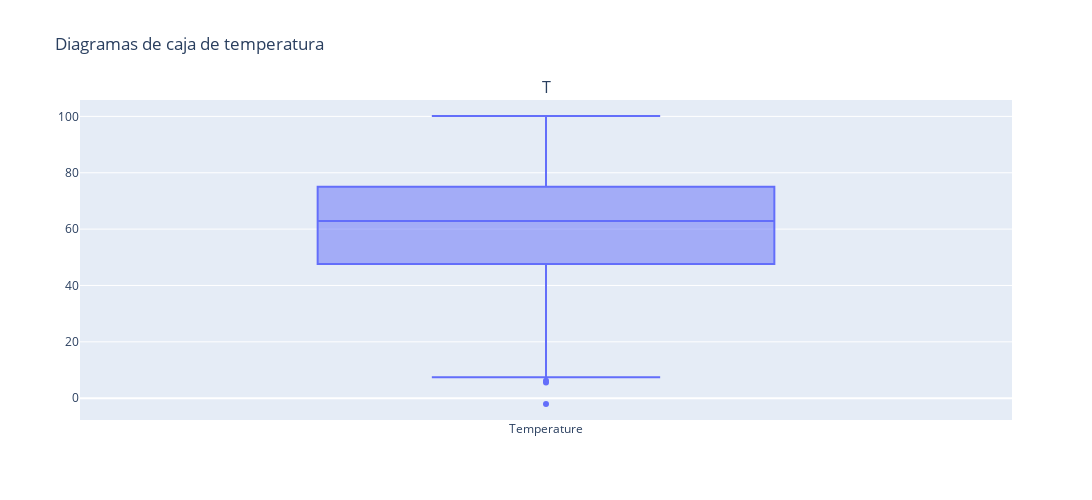

Write notebook code for a chart like this one.
### Code cell
fig = sp.make_subplots(rows=1, cols=1, subplot_titles=("Temperature"))
fig.add_trace(go.Box(y=df['Temperature'], name='Temperature'), row=1, col=1)
fig.update_layout(
    title_text="Diagramas de caja de temperatura",
    showlegend=False,
    height=500,
    width=1200
)
fig.show()

### Figure 1 — Plotly figure (JSON) as saved in the notebook; plotly's stock layout.template omitted (floating-point values rounded to 4 significant figures; data arrays with more than 128 entries replaced by an {"elided": "..."} marker saying what was removed)
{"data": [{"name": "Temperature", "type": "box", "xaxis": "x", "y": {"elided": "6401 float values"}, "yaxis": "y"}], "layout": {"annotations": [{"font": {"size": 16}, "showarrow": false, "text": "T", "x": 0.5, "xanchor": "center", "xref": "paper", "y": 1, "yanchor": "bottom", "yref": "paper"}], "height": 500, "showlegend": false, "title": {"text": "Diagramas de caja de temperatura"}, "width": 1200, "xaxis": {"anchor": "y", "domain": [0, 1]}, "yaxis": {"anchor": "x", "domain": [0, 1]}}}
